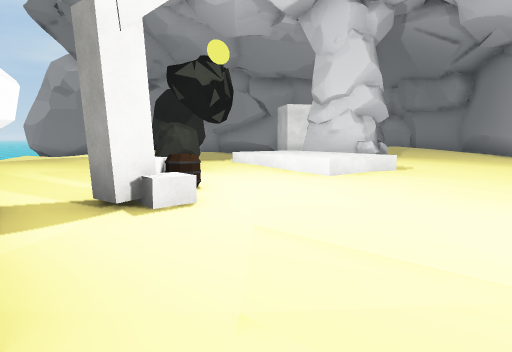
[1] (above)

24 first-person views from a walk through a scene from a Unity 3-D project. The camera is 1.4 m above the floor, tilts 6° down and sees 70° across. The floor is counted in squares, 2 m on a side. Each view is taken from the middle of a square. On the plan, view 1 faces up. The plan holds only what a view shows up to about 11 squares ahead; the rest is blank. The place goes on beyond the plan. Some surface patterns are stand-ins.

[2]
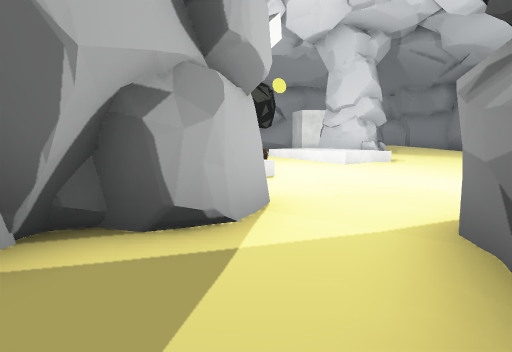

[3]
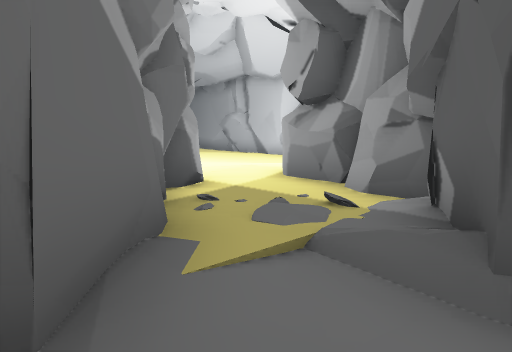

[4]
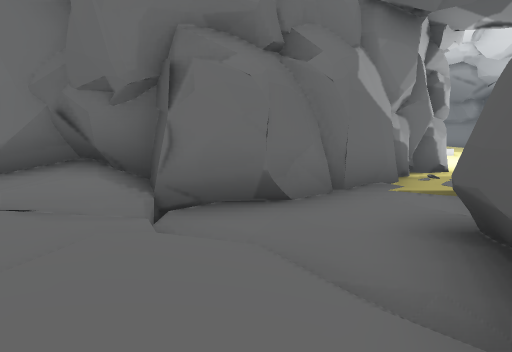

[5]
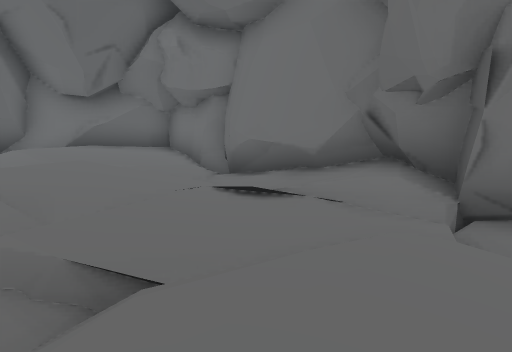

[6]
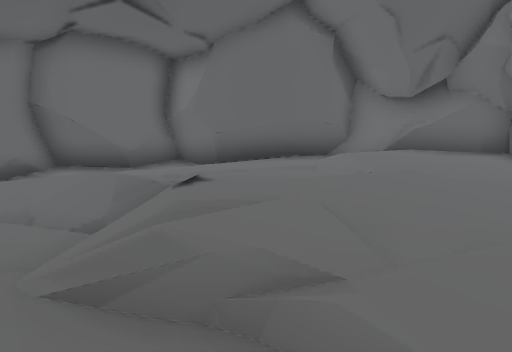

[7]
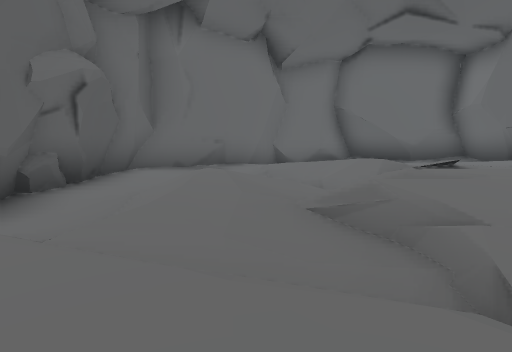

[8]
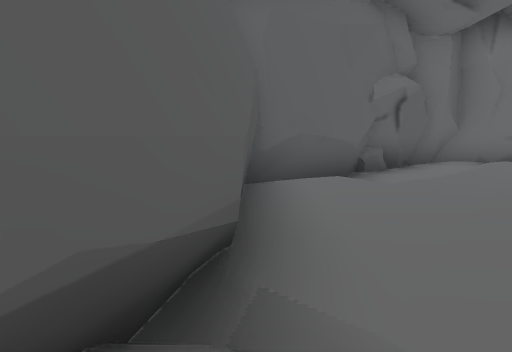

[9]
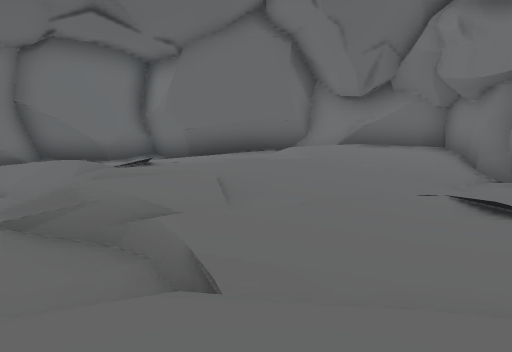

[10]
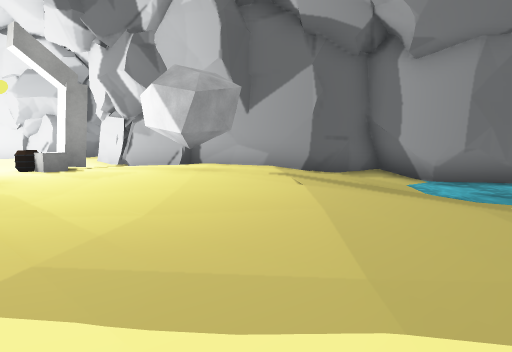

[11]
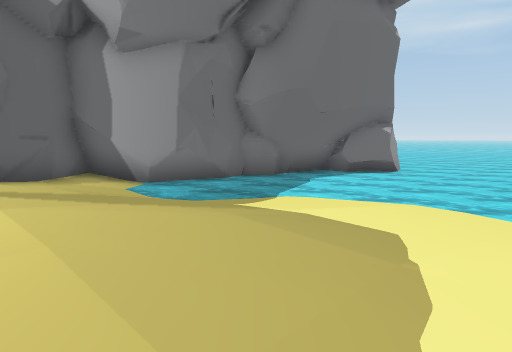

[12]
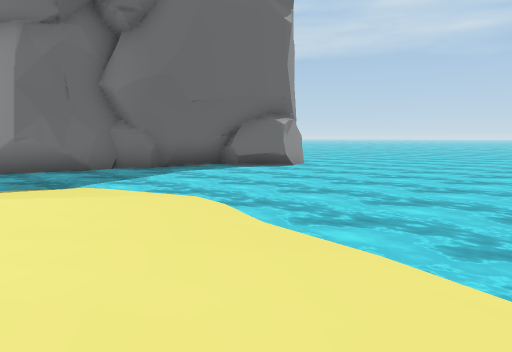

[13]
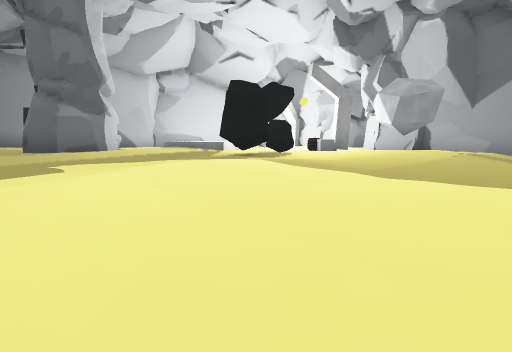

[14]
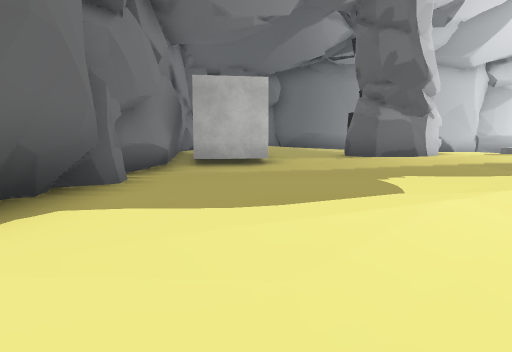

[15]
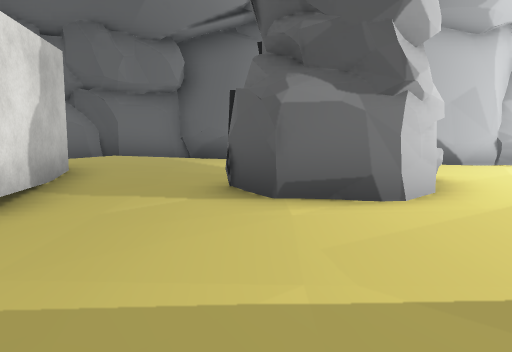

[16]
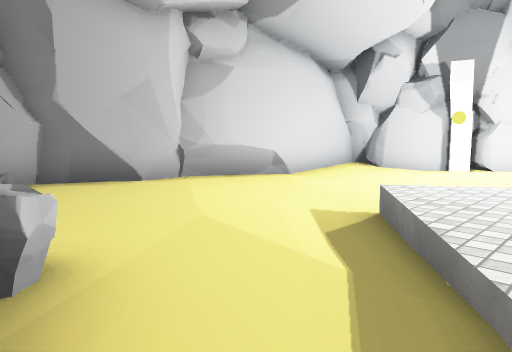

[17]
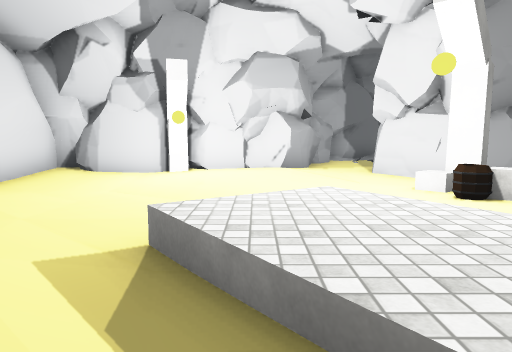

[18]
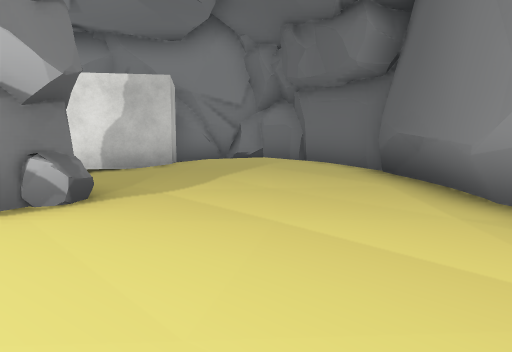

[19]
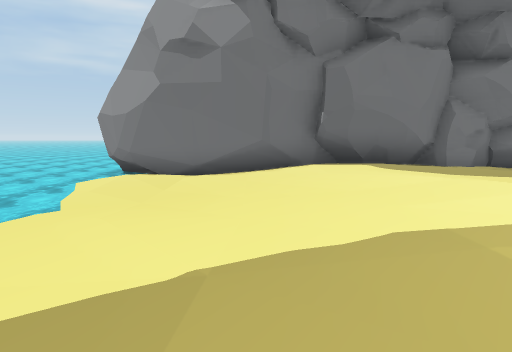

[20]
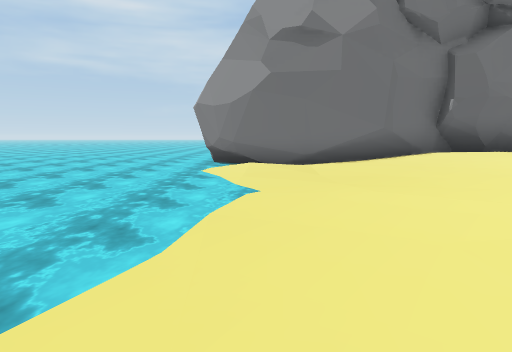

[21]
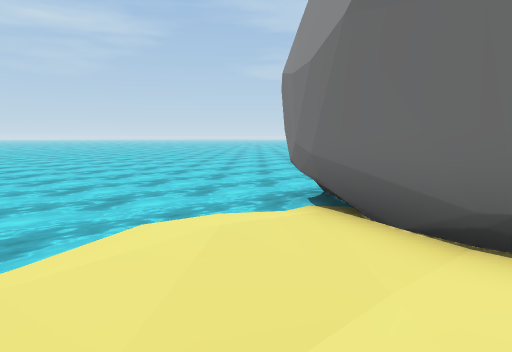

[22]
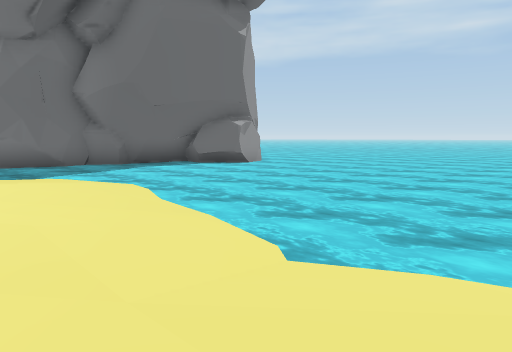

[23]
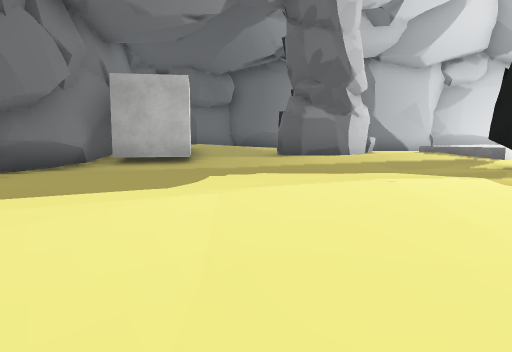

[24]
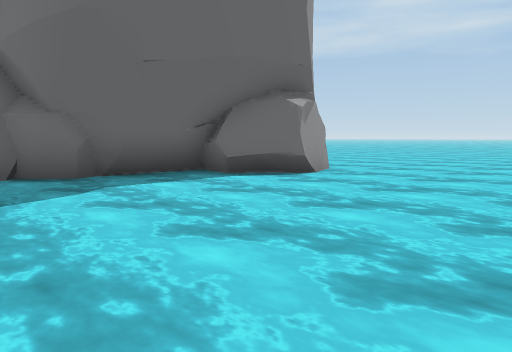

### Floor plan
Key: @ floor where view 1 was taken; # wall or solid block; . main floor; : floor 0.25 m higher than the main floor; - floor 0.25 m lower than the main floor; + floor 0.5 m higher than the main floor; _ floor 0.5 m lower than the main floor; * floor 0.75 m higher than the main floor; < floor 0.75 m lower than the main floor; % floor 1 m higher than the main floor; & floor 1.25 m higher than the main floor; / step, stairs or slope; ~ water the walk can cross; ≈ water the walk keeps out of; R rock; B block; L lantern; O other object.
Columns run from 20 left of view 1 to 9 right of it. Each row starts with its distance up from view 1.
 23   ≈≈≈≈≈
 22  ≈≈≈≈≈~~
 21 ≈≈≈≈≈≈~~
 20 ≈≈≈≈≈≈~~###
 19 ≈≈≈≈≈≈~~~_###    ####   ###
 18 ≈≈≈≈≈≈~~//__######.-####  ##
 17    ≈≈≈~~/__///:::..--####++##
 16     ≈≈~~~<_///:::..---###+++##
 15    ≈≈≈~~~/__///:::..-.../+++:#
 14 ≈≈≈≈≈≈~~~//////:::......::/::#
 13 ≈≈≈≈≈≈~~~//--//::....:##:::::#
 12 ≈≈≈≈≈≈~~~//--//::...::###::::#
 11 ≈≈≈≈≈≈~~~////..::..:::##::...#
 10 ≈≈≈≈≈≈~~/__/......R::/::::...#
  9 ≈≈≈≈≈≈~~~__/.::...R:/*/:::...#
  8 ≈≈≈≈≈≈~~~<_///::..R./*/:::...#
  7 ≈≈≈≈≈≈~~~~////:::...://.....##
  6 ≈###≈≈~≈~~~///:OO:..........#
  5    ###≈≈~~~///::::OO....-..-#
  4      #####<///.::.BL....----#
  3          ##_######......----#
  2           ###    ##...../---#
  1                   ##.:../---#
  0                  ##.@###L##-#
 -1                 ##...# ######
 -2                 #...##
 -3     ######     ##./.#
 -4    ##%///#######//###
 -5    #&////.///##..##
 -6    #////////////##
 -7   ## ///%///:///#
 -8   ##+*++/////+:##
 -9   ##++++/%////:#
-10   ##++////////+#
-11   #::://///////#
-12   ##::  /////-/#
-13    #.   // /.###
-14    #:/  /:..##
-15    #######:##
-16          ###

Where each view was taken, in squares from view 1:
view 1: 0 up, 0 right, facing up
view 2: 3 down, 1 left, facing up
view 3: 5 down, 5 left, facing up-right
view 4: 9 down, 6 left, facing up
view 5: 9 down, 6 left, facing up-left
view 6: 9 down, 7 left, facing left
view 7: 8 down, 6 left, facing down-left
view 8: 6 down, 5 left, facing down
view 9: 8 down, 6 left, facing left
view 10: 13 up, 6 left, facing down
view 11: 12 up, 6 left, facing down-left
view 12: 14 up, 9 left, facing down-left
view 13: 16 up, 9 left, facing down-right
view 14: 16 up, 8 left, facing right
view 15: 13 up, 2 left, facing right
view 16: 11 up, 1 right, facing down-right
view 17: 10 up, 2 right, facing down
view 18: 8 up, 6 right, facing up
view 19: 9 up, 8 left, facing up
view 20: 9 up, 11 left, facing up
view 21: 16 up, 9 left, facing up-left
view 22: 16 up, 9 left, facing down-left
view 23: 14 up, 8 left, facing right
view 24: 11 up, 12 left, facing down-left
